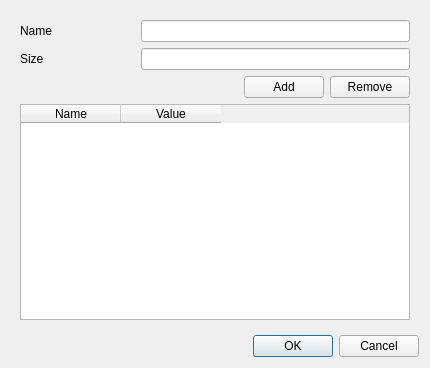
<?xml version="1.0" encoding="UTF-8"?>
<ui version="4.0">
 <class>EnumDialog</class>
 <widget class="QDialog" name="EnumDialog">
  <property name="geometry">
   <rect>
    <x>0</x>
    <y>0</y>
    <width>430</width>
    <height>368</height>
   </rect>
  </property>
  <property name="windowTitle">
   <string>Dialog</string>
  </property>
  <layout class="QVBoxLayout" name="verticalLayout">
   <item>
    <widget class="QWidget" name="widget" native="true">
     <layout class="QGridLayout" name="gridLayout" columnstretch="3,7">
      <item row="0" column="0">
       <widget class="QLabel" name="label">
        <property name="text">
         <string>Name</string>
        </property>
       </widget>
      </item>
      <item row="0" column="1">
       <widget class="QLineEdit" name="io_name">
        <property name="focusPolicy">
         <enum>Qt::ClickFocus</enum>
        </property>
       </widget>
      </item>
      <item row="1" column="0">
       <widget class="QLabel" name="label_2">
        <property name="text">
         <string>Size</string>
        </property>
       </widget>
      </item>
      <item row="1" column="1">
       <widget class="QLineEdit" name="io_size">
        <property name="focusPolicy">
         <enum>Qt::ClickFocus</enum>
        </property>
       </widget>
      </item>
      <item row="2" column="0" colspan="2">
       <widget class="QWidget" name="widget_3" native="true">
        <property name="minimumSize">
         <size>
          <width>0</width>
          <height>20</height>
         </size>
        </property>
        <layout class="QVBoxLayout" name="verticalLayout_2">
         <property name="leftMargin">
          <number>0</number>
         </property>
         <property name="topMargin">
          <number>0</number>
         </property>
         <property name="rightMargin">
          <number>0</number>
         </property>
         <property name="bottomMargin">
          <number>0</number>
         </property>
         <item>
          <widget class="QWidget" name="widget_2" native="true">
           <layout class="QHBoxLayout" name="horizontalLayout">
            <property name="leftMargin">
             <number>0</number>
            </property>
            <property name="topMargin">
             <number>0</number>
            </property>
            <property name="rightMargin">
             <number>0</number>
            </property>
            <property name="bottomMargin">
             <number>0</number>
            </property>
            <item>
             <spacer name="horizontalSpacer">
              <property name="orientation">
               <enum>Qt::Horizontal</enum>
              </property>
              <property name="sizeHint" stdset="0">
               <size>
                <width>40</width>
                <height>20</height>
               </size>
              </property>
             </spacer>
            </item>
            <item>
             <widget class="QPushButton" name="btn_add">
              <property name="text">
               <string>Add</string>
              </property>
             </widget>
            </item>
            <item>
             <widget class="QPushButton" name="btn_remove">
              <property name="text">
               <string>Remove</string>
              </property>
             </widget>
            </item>
           </layout>
          </widget>
         </item>
         <item>
          <widget class="QTableWidget" name="io_table">
           <property name="focusPolicy">
            <enum>Qt::ClickFocus</enum>
           </property>
           <property name="selectionMode">
            <enum>QAbstractItemView::SingleSelection</enum>
           </property>
           <property name="selectionBehavior">
            <enum>QAbstractItemView::SelectRows</enum>
           </property>
           <column>
            <property name="text">
             <string>Name</string>
            </property>
           </column>
           <column>
            <property name="text">
             <string>Value</string>
            </property>
           </column>
          </widget>
         </item>
        </layout>
       </widget>
      </item>
     </layout>
    </widget>
   </item>
   <item>
    <widget class="QDialogButtonBox" name="buttonBox">
     <property name="orientation">
      <enum>Qt::Horizontal</enum>
     </property>
     <property name="standardButtons">
      <set>QDialogButtonBox::Cancel|QDialogButtonBox::Ok</set>
     </property>
    </widget>
   </item>
  </layout>
 </widget>
 <resources/>
 <connections>
  <connection>
   <sender>buttonBox</sender>
   <signal>accepted()</signal>
   <receiver>EnumDialog</receiver>
   <slot>accept()</slot>
   <hints>
    <hint type="sourcelabel">
     <x>248</x>
     <y>254</y>
    </hint>
    <hint type="destinationlabel">
     <x>157</x>
     <y>274</y>
    </hint>
   </hints>
  </connection>
  <connection>
   <sender>buttonBox</sender>
   <signal>rejected()</signal>
   <receiver>EnumDialog</receiver>
   <slot>reject()</slot>
   <hints>
    <hint type="sourcelabel">
     <x>316</x>
     <y>260</y>
    </hint>
    <hint type="destinationlabel">
     <x>286</x>
     <y>274</y>
    </hint>
   </hints>
  </connection>
 </connections>
</ui>
